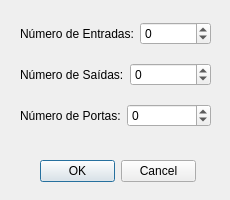
<?xml version="1.0" encoding="UTF-8"?>
<ui version="4.0">
 <class>novoCircuito</class>
 <widget class="QDialog" name="novoCircuito">
  <property name="geometry">
   <rect>
    <x>0</x>
    <y>0</y>
    <width>230</width>
    <height>200</height>
   </rect>
  </property>
  <property name="windowTitle">
   <string>Novo Circuito</string>
  </property>
  <widget class="QDialogButtonBox" name="buttonBox">
   <property name="geometry">
    <rect>
     <x>40</x>
     <y>160</y>
     <width>156</width>
     <height>23</height>
    </rect>
   </property>
   <property name="orientation">
    <enum>Qt::Horizontal</enum>
   </property>
   <property name="standardButtons">
    <set>QDialogButtonBox::Cancel|QDialogButtonBox::Ok</set>
   </property>
  </widget>
  <widget class="QWidget" name="">
   <property name="geometry">
    <rect>
     <x>20</x>
     <y>10</y>
     <width>191</width>
     <height>131</height>
    </rect>
   </property>
   <layout class="QVBoxLayout" name="verticalLayout">
    <item>
     <layout class="QHBoxLayout" name="horizontalLayout">
      <item>
       <widget class="QLabel" name="in_label">
        <property name="text">
         <string>Número de Entradas:</string>
        </property>
       </widget>
      </item>
      <item>
       <widget class="QSpinBox" name="in_spinBox">
        <property name="wrapping">
         <bool>true</bool>
        </property>
       </widget>
      </item>
     </layout>
    </item>
    <item>
     <layout class="QHBoxLayout" name="horizontalLayout_4">
      <item>
       <widget class="QLabel" name="out_label">
        <property name="text">
         <string>Número de Saídas:</string>
        </property>
       </widget>
      </item>
      <item>
       <widget class="QSpinBox" name="out_spinBox">
        <property name="wrapping">
         <bool>true</bool>
        </property>
       </widget>
      </item>
     </layout>
    </item>
    <item>
     <layout class="QHBoxLayout" name="horizontalLayout_5">
      <item>
       <widget class="QLabel" name="portas_label">
        <property name="text">
         <string>Número de Portas:</string>
        </property>
       </widget>
      </item>
      <item>
       <widget class="QSpinBox" name="portas_spinBox">
        <property name="wrapping">
         <bool>true</bool>
        </property>
       </widget>
      </item>
     </layout>
    </item>
   </layout>
  </widget>
 </widget>
 <resources/>
 <connections>
  <connection>
   <sender>buttonBox</sender>
   <signal>rejected()</signal>
   <receiver>novoCircuito</receiver>
   <slot>reject()</slot>
   <hints>
    <hint type="sourcelabel">
     <x>316</x>
     <y>260</y>
    </hint>
    <hint type="destinationlabel">
     <x>286</x>
     <y>274</y>
    </hint>
   </hints>
  </connection>
  <connection>
   <sender>buttonBox</sender>
   <signal>accepted()</signal>
   <receiver>novoCircuito</receiver>
   <slot>accept()</slot>
   <hints>
    <hint type="sourcelabel">
     <x>248</x>
     <y>254</y>
    </hint>
    <hint type="destinationlabel">
     <x>157</x>
     <y>274</y>
    </hint>
   </hints>
  </connection>
 </connections>
</ui>
